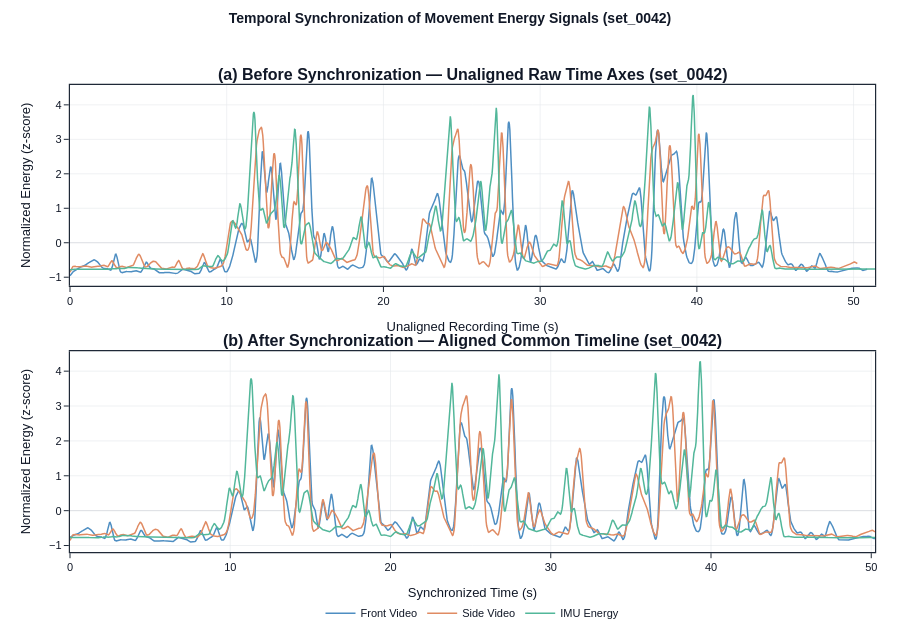

Notebook code for this chart:
### Markdown cell above
### 📈 Time-Series Comparison: Before vs. After Synchronization

**Mathematical Formulation:**
For a representative 3-stream experiment (`Front Video`, `Side Video`, and `IMU Energy`), let $E_f(t)$, $E_s(t)$, and $E_{\text{IMU}}(t)$ denote the z-score normalized, $2\ \text{Hz}$ low-pass filtered movement-energy signals on the $30\ \text{Hz}$ grid.
- **Panel (a) Before Sync:** Plots $E_f(t)$, $E_s(t)$, and $E_{\text{IMU}}(t)$ on their raw unaligned recording indices ($L = 0$).
- **Panel (b) After Sync:** Shifts `Side Video` by $L_s$ and `IMU Energy` by $L_f$ onto the common synchronized timeline $[\max(0, L_s, L_f),\ \min(N_f, L_s + N_s, L_f + N_{\text{IMU}})]$.

> **Why this is done:** Plotting all three modalities together before and after alignment provides direct visual confirmation that repetition bursts and rest intervals coincide across cameras and IMUs after synchronization.

### Code cell
# @title 📈 Time Series Before & After Sync (3 Signals) { display-mode: "form" }
example_set_id = "set_0042" # @param {type:"string"}
max_seconds_to_plot = 0.0 # @param {type:"number"}

fig_ts = plot_before_after_timeseries(example_set_id, set_to_exp, store, old_dataset_path, max_s=max_seconds_to_plot)
fig_ts.show(config=EXPORT_CFG)

### Figure 1 — Plotly figure (JSON) as saved in the notebook; plotly's stock layout.template omitted (floating-point values rounded to 4 significant figures; data arrays with more than 128 entries replaced by an {"elided": "..."} marker saying what was removed)
{"data": [{"legendgroup": "Front Video", "line": {"color": "#4E8EC2", "width": 1.5}, "mode": "lines", "name": "Front Video", "type": "scatter", "x": {"elided": "1527 float values"}, "xaxis": "x", "y": {"elided": "1527 float values"}, "yaxis": "y"}, {"legendgroup": "Side Video", "line": {"color": "#E08B63", "width": 1.5}, "mode": "lines", "name": "Side Video", "type": "scatter", "x": {"elided": "1508 float values"}, "xaxis": "x", "y": {"elided": "1508 float values"}, "yaxis": "y"}, {"legendgroup": "IMU Energy", "line": {"color": "#52B79A", "width": 1.5}, "mode": "lines", "name": "IMU Energy", "type": "scatter", "x": {"elided": "1542 float values"}, "xaxis": "x", "y": {"elided": "1542 float values"}, "yaxis": "y"}, {"legendgroup": "Front Video", "line": {"color": "#4E8EC2", "width": 1.5}, "mode": "lines", "name": "Front Video", "showlegend": false, "type": "scatter", "x": {"elided": "1508 float values"}, "xaxis": "x2", "y": {"elided": "1508 float values"}, "yaxis": "y2"}, {"legendgroup": "Side Video", "line": {"color": "#E08B63", "width": 1.5}, "mode": "lines", "name": "Side Video", "showlegend": false, "type": "scatter", "x": {"elided": "1508 float values"}, "xaxis": "x2", "y": {"elided": "1508 float values"}, "yaxis": "y2"}, {"legendgroup": "IMU Energy", "line": {"color": "#52B79A", "width": 1.5}, "mode": "lines", "name": "IMU Energy", "showlegend": false, "type": "scatter", "x": {"elided": "1508 float values"}, "xaxis": "x2", "y": {"elided": "1508 float values"}, "yaxis": "y2"}], "layout": {"annotations": [{"font": {"size": 16}, "showarrow": false, "text": "<b>(a) Before Synchronization — Unaligned Raw Time Axes (set_0042)</b>", "x": 0.5, "xanchor": "center", "xref": "paper", "y": 1, "yanchor": "bottom", "yref": "paper"}, {"font": {"size": 16}, "showarrow": false, "text": "<b>(b) After Synchronization — Aligned Common Timeline (set_0042)</b>", "x": 0.5, "xanchor": "center", "xref": "paper", "y": 0.43, "yanchor": "bottom", "yref": "paper"}], "font": {"color": "#111827", "family": "Arial, Helvetica, sans-serif", "size": 11}, "height": 640, "hovermode": "x unified", "legend": {"orientation": "h", "x": 0.5, "xanchor": "center", "y": -0.1}, "margin": {"b": 75, "l": 70, "r": 25, "t": 85}, "paper_bgcolor": "white", "plot_bgcolor": "white", "title": {"font": {"size": 14}, "text": "<b>Temporal Synchronization of Movement Energy Signals (set_0042)</b>", "x": 0.5, "y": 0.98}, "xaxis": {"anchor": "y", "domain": [0, 1], "gridcolor": "#e5e7eb", "gridwidth": 0.6, "linecolor": "#1f2937", "linewidth": 1.2, "mirror": true, "showgrid": true, "showline": true, "tickcolor": "#1f2937", "ticks": "outside", "tickwidth": 1, "title": {"text": "Unaligned Recording Time (s)"}, "zeroline": false}, "xaxis2": {"anchor": "y2", "domain": [0, 1], "gridcolor": "#e5e7eb", "gridwidth": 0.6, "linecolor": "#1f2937", "linewidth": 1.2, "mirror": true, "showgrid": true, "showline": true, "tickcolor": "#1f2937", "ticks": "outside", "tickwidth": 1, "title": {"text": "Synchronized Time (s)"}, "zeroline": false}, "yaxis": {"anchor": "x", "domain": [0.57, 1], "gridcolor": "#e5e7eb", "gridwidth": 0.6, "linecolor": "#1f2937", "linewidth": 1.2, "mirror": true, "showgrid": true, "showline": true, "tickcolor": "#1f2937", "ticks": "outside", "tickwidth": 1, "title": {"text": "Normalized Energy (z-score)"}, "zeroline": true, "zerolinecolor": "#d1d5db", "zerolinewidth": 0.8}, "yaxis2": {"anchor": "x2", "domain": [0, 0.43], "gridcolor": "#e5e7eb", "gridwidth": 0.6, "linecolor": "#1f2937", "linewidth": 1.2, "mirror": true, "showgrid": true, "showline": true, "tickcolor": "#1f2937", "ticks": "outside", "tickwidth": 1, "title": {"text": "Normalized Energy (z-score)"}, "zeroline": true, "zerolinecolor": "#d1d5db", "zerolinewidth": 0.8}}}
